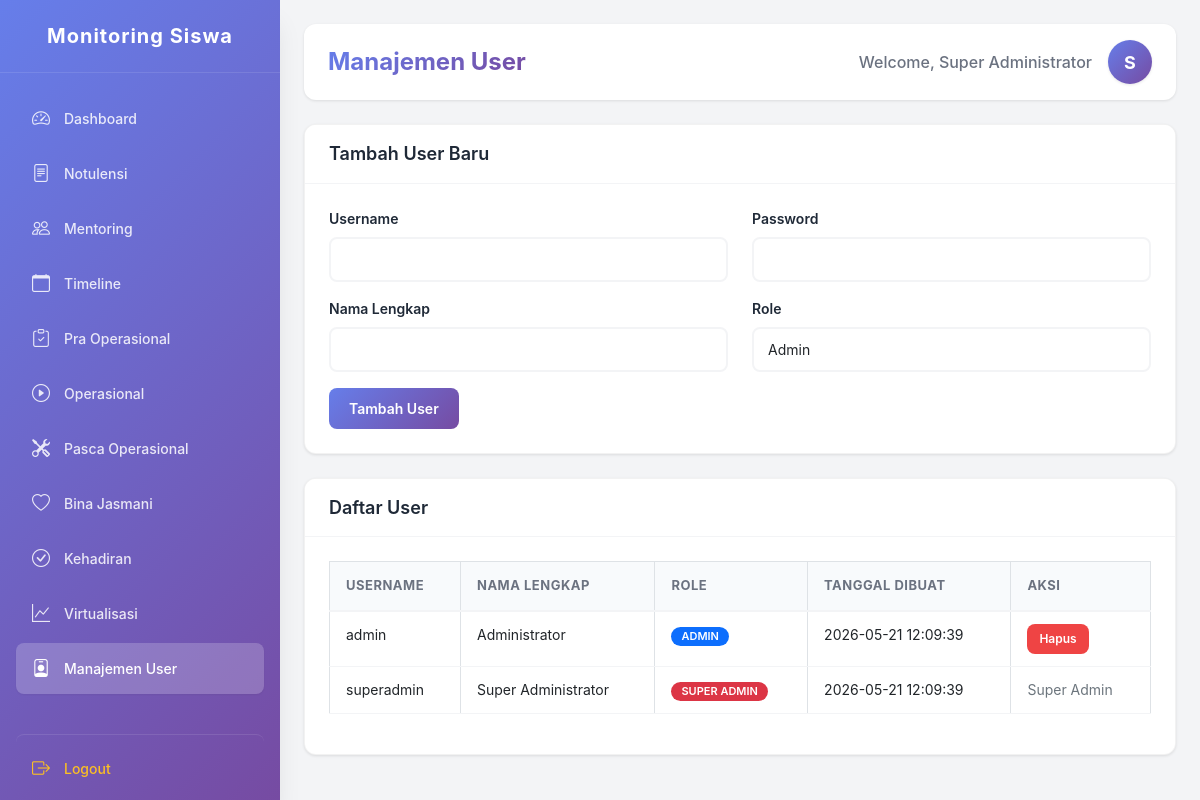
/pages/users.php (signed in), run on the app's committed database.
### tables this page shows
CREATE TABLE users (
    id INT PRIMARY KEY AUTO_INCREMENT,
    username VARCHAR(50) UNIQUE NOT NULL,
    password VARCHAR(255) NOT NULL,
    role ENUM('admin', 'super_admin') DEFAULT 'admin',
    full_name VARCHAR(100),
    created_at TIMESTAMP DEFAULT CURRENT_TIMESTAMP
);

### pages/users.php (the view, shortened to what this page needs)
<?php
require_once '../config/database.php';
$stmt = $pdo->query("SELECT * FROM users ORDER BY role, full_name");
$users = $stmt->fetchAll();
?>
<!DOCTYPE html>
<html lang="id">
<head>
    <link href="https://cdn.jsdelivr.net/npm/bootstrap@5.1.3/dist/css/bootstrap.min.css" rel="stylesheet">
    <link href="https://cdn.jsdelivr.net/npm/bootstrap-icons@1.8.1/font/bootstrap-icons.css" rel="stylesheet">
    <link href="../assets/css/style.css" rel="stylesheet">
</head>
<body>
    <div class="sidebar">
        <div class="sidebar-header"><h4>Monitoring Siswa</h4></div>
        <div class="sidebar-menu">
            <a href="../dashboard.php"><i class="bi bi-speedometer2"></i> Dashboard</a>
            <a href="notulensi.php"><i class="bi bi-file-text"></i> Notulensi</a>
            <a href="mentoring.php"><i class="bi bi-people"></i> Mentoring</a>
            <a href="timeline.php"><i class="bi bi-calendar"></i> Timeline</a>
            <a href="pra_operasional.php"><i class="bi bi-clipboard-check"></i> Pra Operasional</a>
            <a href="operasional.php"><i class="bi bi-play-circle"></i> Operasional</a>
            <a href="pasca_operasional.php"><i class="bi bi-tools"></i> Pasca Operasional</a>
            <a href="bina_jasmani.php"><i class="bi bi-heart"></i> Bina Jasmani</a>
            <a href="kehadiran.php"><i class="bi bi-check-circle"></i> Kehadiran</a>
            <a href="virtualisasi.php"><i class="bi bi-graph-up"></i> Virtualisasi</a>
            <a href="users.php" class="active"><i class="bi bi-person-badge"></i> Manajemen User</a>
            <a href="../api/auth.php?action=logout" class="logout"><i class="bi bi-box-arrow-right"></i> Logout</a>
        </div>
    </div>
    <div class="main-content">
        <div class="navbar-top">
            <h2>Manajemen User</h2>
            <div class="user-info">
                <span>Welcome, <?php echo $_SESSION['full_name']; ?></span>
                <div class="user-avatar"><?php echo strtoupper(substr($_SESSION['full_name'], 0, 1)); ?></div>
            </div>
        </div>
        <div class="card">
            <div class="card-header">
                <h5>Tambah User Baru</h5>
            </div>
            <div class="card-body">
                <form method="POST">
                    <div class="row">
                        <div class="col-md-6 mb-3">
                            <label class="form-label">Username</label>
                            <input type="text" name="username" class="form-control" required>
                        </div>
                        <div class="col-md-6 mb-3">
                            <label class="form-label">Password</label>
                            <input type="password" name="password" class="form-control" required>
                        </div>
                        <div class="col-md-6 mb-3">
                            <label class="form-label">Nama Lengkap</label>
                            <input type="text" name="full_name" class="form-control" required>
                        </div>
                        <div class="col-md-6 mb-3">
                            <label class="form-label">Role</label>
                            <select name="role" class="form-control">
                                <option value="admin">Admin</option>
                            </select>
                        </div>
                        <div class="col-md-12">
                            <button type="submit" class="btn btn-primary">Tambah User</button>
                        </div>
                    </div>
                </form>
            </div>
        </div>
        <div class="card">
            <div class="card-header">
                <h5>Daftar User</h5>
            </div>
            <div class="card-body">
                <table class="table table-bordered">
                    <thead>
                        <tr>
                            <th>Username</th>
                            <th>Nama Lengkap</th>
                            <th>Role</th>
                            <th>Tanggal Dibuat</th>
                            <th>Aksi</th>
                        </tr>
                    </thead>
                    <tbody>
                        <?php foreach($users as $user): ?>
                        <tr>
                            <td><?php echo $user['username']; ?></td>
                            <td><?php echo $user['full_name']; ?></td>
                            <td>
                                <span class="badge <?php echo $user['role'] == 'super_admin' ? 'bg-danger' : 'bg-primary'; ?>">
                                    <?php echo $user['role'] == 'super_admin' ? 'Super Admin' : 'Admin'; ?>
                                </span>
                            </td>
                            <td><?php echo $user['created_at']; ?></td>
                            <td>
                                <?php if($user['role'] != 'super_admin'): ?>
                                <form method="POST" style="display:inline;" onsubmit="return confirm('Yakin ingin menghapus user ini?')">
                                    <button type="submit" class="btn btn-sm btn-danger">Hapus</button>
                                </form>
                                <?php else: ?>
                                    <span class="text-muted">Super Admin</span>
                                <?php endif; ?>
                            </td>
                        </tr>
                        <?php endforeach; ?>
                    </tbody>
                </table>
            </div>
        </div>
    </div>
</body>
</html>

### data on the page
users: username "admin", full_name "Administrator", role "ADMIN", created_at "2026-05-21 12:09:39"
users: username "superadmin", full_name "Super Administrator", role "SUPER ADMIN", created_at "2026-05-21 12:09:39"

### other printed values
$_SESSION['full_name'] "Super Administrator"
substr($_SESSION['full_name'], 0, 1) "S"
